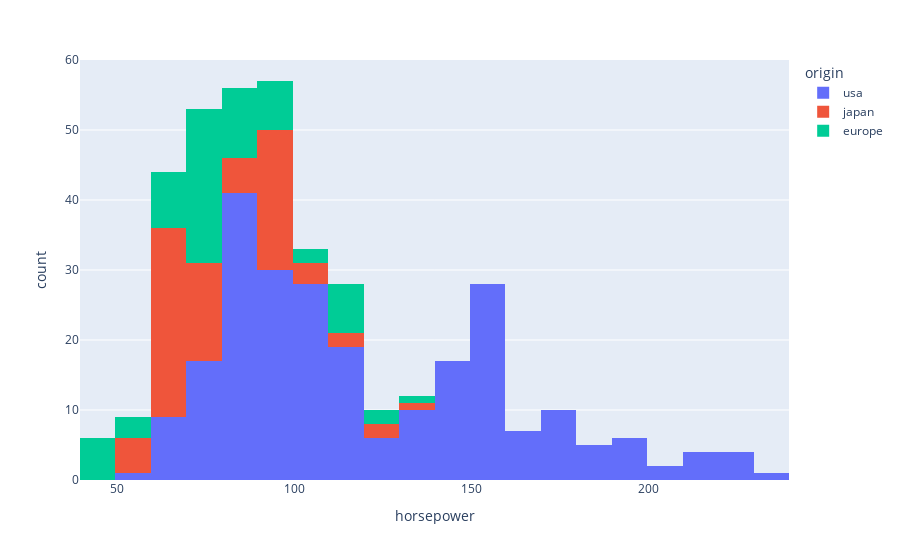

Notebook code for this chart:
### Code cell
px.histogram(data, x = "horsepower", color = "origin", hover_name = "name")

### Figure 1 — Plotly figure (JSON) as saved in the notebook; plotly's stock layout.template omitted (floating-point values rounded to 4 significant figures; data arrays with more than 128 entries replaced by an {"elided": "..."} marker saying what was removed)
{"data": [{"alignmentgroup": "True", "bingroup": "x", "hovertemplate": "origin=usa<br>horsepower=%{x}<br>count=%{y}<extra></extra>", "legendgroup": "usa", "marker": {"color": "#636efa", "pattern": {"shape": ""}}, "name": "usa", "offsetgroup": "usa", "orientation": "v", "showlegend": true, "type": "histogram", "x": {"elided": "249 int values"}, "xaxis": "x", "yaxis": "y"}, {"alignmentgroup": "True", "bingroup": "x", "hovertemplate": "origin=japan<br>horsepower=%{x}<br>count=%{y}<extra></extra>", "legendgroup": "japan", "marker": {"color": "#EF553B", "pattern": {"shape": ""}}, "name": "japan", "offsetgroup": "japan", "orientation": "v", "showlegend": true, "type": "histogram", "x": [95, 88, 88, 95, 65, 69, 95, 97, 92, 97, 88, 88, 94, 90, 122, 67, 65, 52, 61, 97, 93, 75, 96, 97, 53, 53, 70, 75, 108, 68, 70, 75, 67, 97, 110, 52, 70, 60, 95, 97, 95, 97, 68, 65, 65, 60, 65, 90, 75, 92, 75, 65, 65, 67, 67, 132, 100, 72, 58, 60, 67, 65, 62, 68, 75, 75, 100, 74, 116, 120, 68, 68, 88, 75, 70, 67, 67, 67, 96], "xaxis": "x", "yaxis": "y"}, {"alignmentgroup": "True", "bingroup": "x", "hovertemplate": "origin=europe<br>horsepower=%{x}<br>count=%{y}<extra></extra>", "legendgroup": "europe", "marker": {"color": "#00cc96", "pattern": {"shape": ""}}, "name": "europe", "offsetgroup": "europe", "orientation": "v", "showlegend": true, "type": "histogram", "x": [46, 87, 90, 95, 113, 90, 70, 76, 60, 54, 112, 76, 87, 69, 46, 90, 49, 75, 91, 112, 110, 83, 67, 78, 75, 75, 67, 71, 70, 95, 88, 98, 115, 86, 81, 83, 70, 71, 102, 88, 120, 58, 78, 78, 110, 48, 103, 125, 115, 133, 71, 71, 77, 71, 69, 76, 78, 48, 48, 67, 67, null, 62, 88, 74, null, 80, 76, 74, 52], "xaxis": "x", "yaxis": "y"}], "layout": {"barmode": "relative", "legend": {"title": {"text": "origin"}, "tracegroupgap": 0}, "margin": {"t": 60}, "xaxis": {"anchor": "y", "domain": [0, 1], "title": {"text": "horsepower"}}, "yaxis": {"anchor": "x", "domain": [0, 1], "title": {"text": "count"}}}}
